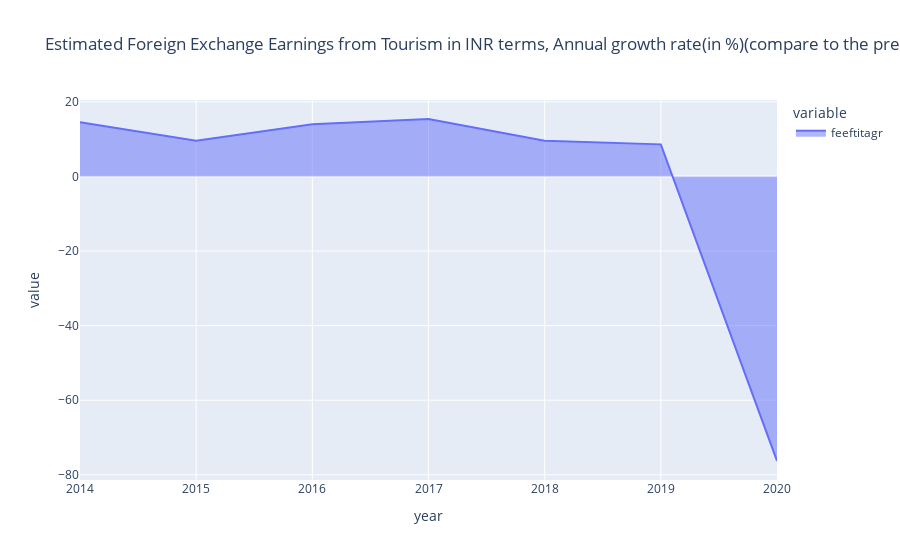

The code cell stored with this chart in its notebook:
### Code cell
px.area(df,df.index,['feeftitagr'],title='Estimated Foreign Exchange Earnings from Tourism in INR terms, Annual growth rate(in %)(compare to the previous year)')

### Figure 1 — Plotly figure (JSON) as saved in the notebook; plotly's stock layout.template omitted (floating-point values rounded to 4 significant figures)
{"data": [{"fillpattern": {"shape": ""}, "hovertemplate": "variable=feeftitagr<br>year=%{x}<br>value=%{y}<extra></extra>", "legendgroup": "feeftitagr", "line": {"color": "#636efa"}, "marker": {"symbol": "circle"}, "mode": "lines", "name": "feeftitagr", "orientation": "v", "showlegend": true, "stackgroup": "1", "type": "scatter", "x": [2014, 2015, 2016, 2017, 2018, 2019, 2020], "xaxis": "x", "y": [14.5, 9.6, 14, 15.4, 9.6, 8.6, -76.3], "yaxis": "y"}], "layout": {"legend": {"title": {"text": "variable"}, "tracegroupgap": 0}, "title": {"text": "Estimated Foreign Exchange Earnings from Tourism in INR terms, Annual growth rate(in %)(compare to the previous year)"}, "xaxis": {"anchor": "y", "domain": [0, 1], "title": {"text": "year"}}, "yaxis": {"anchor": "x", "domain": [0, 1], "title": {"text": "value"}}}}
